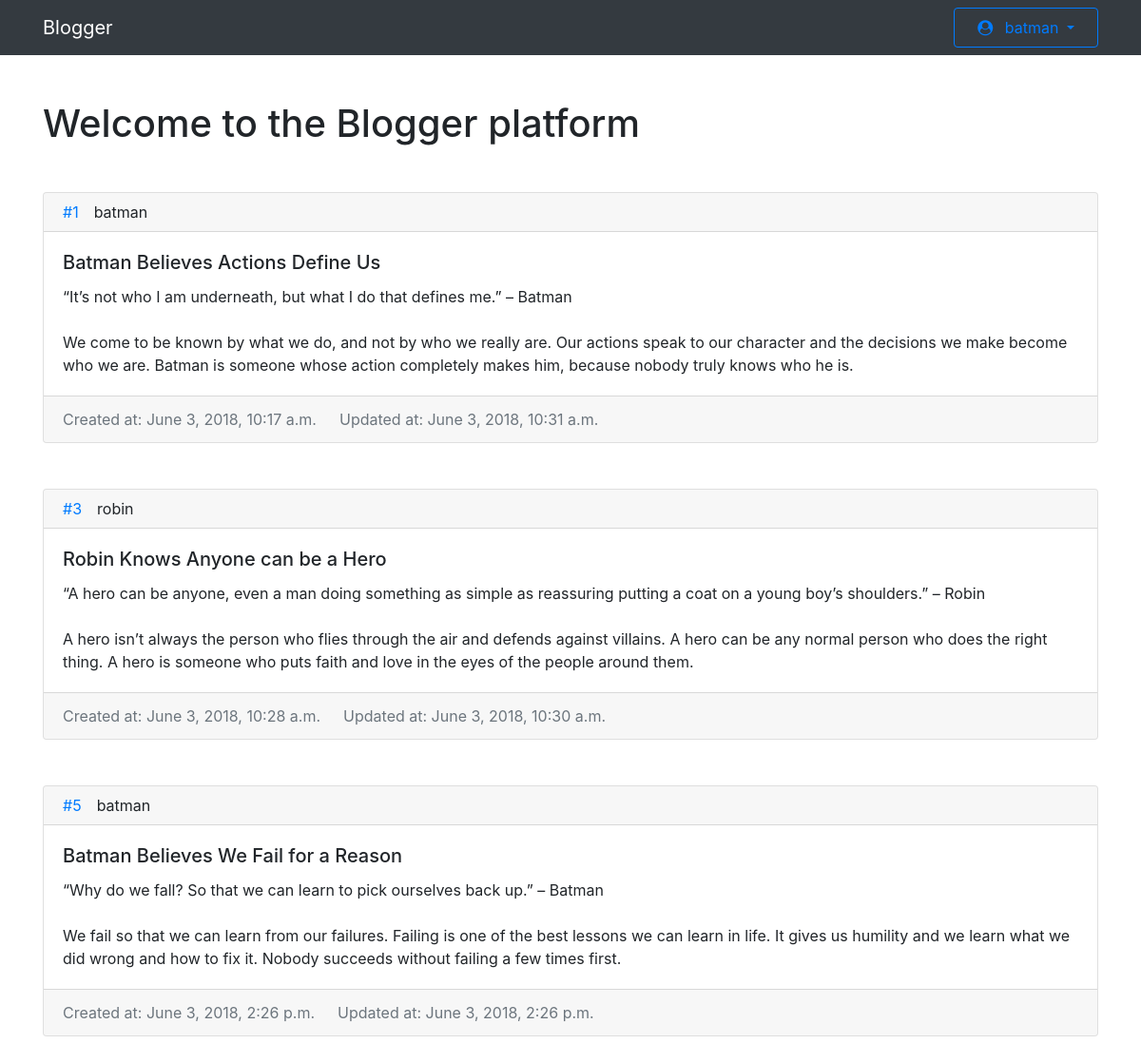
Screenshot of / (signed in) with the database file from the repository.
### blogger/models.py (models this page shows)
class Post(models.Model):
    def __str__(self):
        return self.title
    title = models.CharField(max_length=255)
    text = models.TextField(max_length=4000)
    created_at = models.DateTimeField(auto_now_add=True)
    updated_at = models.DateTimeField(null=True, blank=True)
    is_posted = models.BooleanField(default=False)
    author = models.ForeignKey(User, related_name='posts', on_delete=models.CASCADE)

### blogger/views.py (the view)
# urls.py: path('', views.MainView.as_view(), name='main-view'),
class MainView(TemplateView):
    template_name = 'posts.html'
    def get(self, request, *args, **kwargs):
        if request.user.is_authenticated:
            posts = Post.objects.filter(is_posted=True)
            context = {
                'posts': posts,
                'main_view': True,
            }
            print(posts)
            return render(request, self.template_name, context)
        else:
            return render(request, self.template_name, {})

### blogger/templates/posts.html (shortened to what this page needs)
{% extends 'body.html' %}
{% block content %}
    <div class="container">
        {% if main_view %}
            <h1 class="my-5">Welcome to the Blogger platform</h1>
        {% else %}
            <h1 class="my-5">{{ author }}'s posts</h1>
        {% endif %}
        {% if posts %}
            {% for post in posts %}
                <div class="card mb-5">
                    <div class="card-header d-flex align-items-center py-2">
                        <a href="{% url 'post-view' post.id %}" class="mr-3">#{{ post.id }}</a>
                        {{ post.author }}
                    </div>
                    <div class="card-body">
                        <h5 class="card-title">{{ post.title }}</h5>
                        <p class="card-text" style="white-space: pre-line">{{ post.text }}</p>
                    </div>
                    <div class="card-footer text-muted d-flex">
                        <div class="mr-4">Created at: {{ post.created_at }}</div>
                        {% if post.updated_at %}
                            <div>Updated at: {{ post.updated_at }}</div>
                        {% endif %}
                    </div>
                </div>
            {% endfor %}
        {% else %}
            <p>There are no posts of this author on the Blogger platform yet.</p>
        {% endif %}</div>
{% endblock %}

### blogger/templates/body.html (shortened to what this page needs)
{% extends 'base.html' %}
{% block body %}
    <nav class="navbar navbar-dark bg-dark">
        <div class="container">
            <a class="navbar-brand" href="{% url 'main-view' %}">Blogger</a>
            {% if user.is_authenticated %}
                <div class="dropdown">
                    <a class="nav-link dropdown-toggle btn btn-outline-primary px-4 ml-4"
                       href="#"
                       id="navbarDropdownMenuLink"
                       data-toggle="dropdown"
                       aria-haspopup="true"
                       aria-expanded="false">
                        <i class="fa fa-user-circle mr-2" aria-hidden="true"></i>
                        <span>{{ user.username }}</span>
                    </a>
                </div>
            {% else %}
                <a href="{% url 'login-view' %}" class="btn btn-outline-primary px-4 ml-4">
                    <i class="fa fa-sign-in mr-2" aria-hidden="true"></i>
                    <span>Login</span>
                </a>
            {% endif %}
        </div>
    </nav>
    {% if user.is_authenticated %}
        {% block content %}{% endblock content %}
    {% else %}
        <div class="container">
            <div class="py-5"></div>
            <h1 class="my-5 display-2 text-center">Blogger platform</h1>
        </div>
    {% endif %}
{% endblock body %}

### blogger/templates/base.html (shortened to what this page needs)
{% load staticfiles %}
<!DOCTYPE html>
<html lang="en">
<head>
    {% block css %}
        <link href="{% static 'css/bootstrap.min.css' %}" rel="stylesheet">
        <link href="{% static 'css/font-awesome.min.css' %}" rel="stylesheet">
        <link href="{% static 'css/styles.css' %}" rel="stylesheet">
    {% endblock css %}
</head>
<body>
{% block body %}{% endblock %}
</body>
</html>

### rows the page displays
Post: id "1", author "batman", title "Batman Believes Actions Define Us", text "“It’s not who I am underneath, but what I do that defines me.” – Batman We come to be known by what we do, and not by who we really are. Our actions speak to our character and the decisions we make become who we are. Batman is someone whose action completely makes him, because nobody truly knows who he is.", created_at "June 3, 2018, 10:17 a.m.", updated_at "June 3, 2018, 10:31 a.m."
Post: id "3", author "robin", title "Robin Knows Anyone can be a Hero", text "“A hero can be anyone, even a man doing something as simple as reassuring putting a coat on a young boy’s shoulders.” – Robin A hero isn’t always the person who flies through the air and defends against villains. A hero can be any normal person who does the right thing. A hero is someone who puts faith and love in the eyes of the people around them.", created_at "June 3, 2018, 10:28 a.m.", updated_at "June 3, 2018, 10:30 a.m."
Post: id "5", author "batman", title "Batman Believes We Fail for a Reason", text "“Why do we fall? So that we can learn to pick ourselves back up.” – Batman We fail so that we can learn from our failures. Failing is one of the best lessons we can learn in life. It gives us humility and we learn what we did wrong and how to fix it. Nobody succeeds without failing a few times first.", created_at "June 3, 2018, 2:26 p.m.", updated_at "June 3, 2018, 2:26 p.m."

### other values shown
{{ user.username }} "batman"
